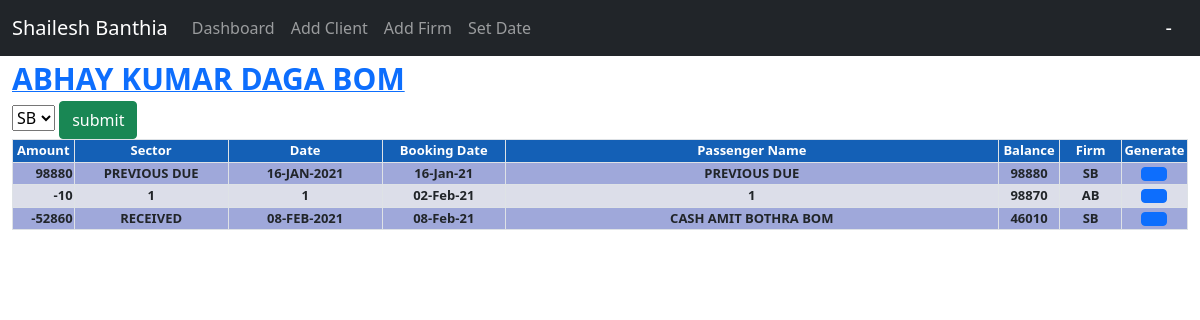
Page /client-ledger/28 on the committed database.
### ledger/models.py (models this page shows, shortened)
class Client(models.Model):
    name = models.CharField(null=False, max_length=255, unique=True)
    class Meta:
        ordering = ['name']

class Trancation(models.Model):
    client = models.ForeignKey(Client, on_delete=models.CASCADE)
    sector = models.CharField(null=False, max_length=100)
    amount = models.IntegerField(null=False)
    remarks = models.TextField(null=True, blank=True)
    date = models.TextField()
    booking_date = models.DateField()
    passenger_list = models.TextField(null=True)
    verifed = models.BooleanField(default=False)
    cleared = models.BooleanField(default=False)
    firm = models.ForeignKey(Firm, on_delete=models.CASCADE, default=1)
    class Meta:
        ordering = ['booking_date']

class Firm(models.Model):
    name = models.CharField(unique=True, null=False, max_length=255)
    abs = models.CharField(null=False, max_length=255, unique=True)
    def __str__(self):
        return "{}".format(self.abs)

### ledger/views.py (the view)
# urls.py: path('client-ledger/<int:id>', views.ledger_of_client,
def ledger_of_client(request, id):
    f = 0
    trancation=trancation = models.Trancation.objects.filter(client_id=id)
    firm = models.Firm.objects.all()
    if request.method == 'POST':
        f = request.POST['firm_selected']
        print(request.POST['firm_selected'])
        trancation = models.Trancation.objects.filter(client_id=id, firm_id=f)
    client = models.Client.objects.get(pk=id)
    balance = 0
    for t in trancation:
        balance += t.amount
        t.bal = balance
    return render(request, 'ledger/ledger_report.html', {
        'tran': trancation,
        'client': client,
        'firm': firm,
        'f': f
    })

### ledger/templates/ledger/ledger_report.html (shortened to what this page needs)
{% extends 'base_template.html' %}
{% block content %}
<div>
<a href="{% url 'add-trancation' id=client.id %}">
    <span style="font-size: 30px; font-weight: bolder;">
        {{ client.name }}
    </span>
</a>
<form method="post" action="{% url 'client-ledger' id=client.id %}">
    <select id='firm' name='firm_selected'>
        {% for fi in firm %}
            {% if f == fi.id %}
            <option value="{{fi.id}}" selected>{{fi.abs}}</option>
            {% else %}
            <option value="{{fi.id}}">{{fi.abs}}</option>
            {% endif %}
        {% endfor%}
    </select>
    <input type="submit" class="btn btn-success" value="submit" />
</form>
</div>
<table style=" padding-bottom: 0px; margin-bottom: 0px; font-weight: bold;"
    class="table table-condensed table-sm table-striped table-bordered table-hover">
    <tr style="color: white;">
        <th style="width: 5%;">Amount</th>
        <th style="width: 12.5%;">Sector</th>
        <th style="width: 12.5%;">Date</th>
        <th style="width: 10%;">Booking Date</th>
        <th style="width: 40%;">Passenger Name</th>
        <th style="width: 5%;">Balance</th>
        <th style="width: 5%;">Firm</th>
        <th style="width: 5%;">Generate</th>
    </tr>
    {% for trancation in tran %}
    <tr>
        <td style="width: 5%; text-align: right">
            {{ trancation.amount }}</td>
        <td style="width: 10%;">{{ trancation.sector }}</td>
        <td style="width: 12%;">{{ trancation.date }}</td>
        <td>{{ trancation.booking_date | date:'d-M-y' }}</td>
        <td>{{ trancation.passenger_list }}</td>
        <td>
            {{ trancation.bal }}
        </td>
        <td>{{ trancation.firm }}</td>
        <td>
            <a class="btn btn-primary" href="{% url 'client-report' id=trancation.id client_id=client.id firm=f %}"></a>
        </td>
    </tr>
    {% endfor %}
</table>
{% endblock %}

### template/base_template.html (shortened to what this page needs)
{% load static %}
<!doctype html>
<html lang="en">
<head>
    <link href="{% static 'css/bootstrap.min.css' %}" rel="stylesheet">
</head>
<body>
<nav class="navbar navbar-expand-lg navbar-dark bg-dark">
    <div class="container-fluid">
        <a class="navbar-brand" href="{% url 'index' %}">Shailesh Banthia</a>
        <div class="collapse navbar-collapse" id="navbarSupportedContent">
            <ul class="navbar-nav me-auto mb-2 mb-lg-0">
                <li class="nav-item">
                    <a class="nav-link" aria-current="page" href="{% url 'index' %}">Dashboard</a>
                </li>
                <li class="nav-item">
                    <a class="nav-link" aria-current="page" href="{% url 'add-client' %}">Add Client</a>
                </li>
                <li class="nav-item">
                    <a class="nav-link" aria-current="page" href="{% url 'create-firm' %}">Add Firm</a>
                </li>
                <li class="nav-item">
                    <a class="nav-link" aria-current="page" href="{% url 'update-date' pk=1 %}">Set Date</a>
                </li>
            </ul>
        </div>
        <a class="navbar-brand" href="{% url 'update-date' pk=1 %}">{{ date.start_date }} - {{ date.end_date }}</a>
    </div>
</nav>
<div class="container-fluid">
    {% block content %}{% endblock %}
</div>
</body>
</html>

### ledger/templates/ledger/ledger_report.html (style rules this page uses)
.table-condensed>thead>tr>th, .table-condensed>tbody>tr>th, .table-condensed>tfoot>tr>th, .table-condensed>thead>tr>td, .table-condensed>tbody>tr>td, .table-condensed>tfoot>tr>td { padding: 1px; font-size: 13px; font-weight: bolder; text-align: center; }
.table-striped>tbody>tr:nth-child(2n+1)>td { font-weight: bolder; background-color: #E8EAF6; }
.table-striped>tbody>tr>th { font-weight: bolder; background-color: #1565C0; }
.table-striped>tbody>tr:nth-child(2n)>td { font-weight: bolder; background-color: #9FA8DA; }

### rows in the picture
Client: name "ABHAY KUMAR DAGA BOM"
Trancation: amount "98880", sector "PREVIOUS DUE", date "16-JAN-2021", booking_date "16-Jan-21", passenger_list "PREVIOUS DUE", bal "98880", firm "SB"
Trancation: amount "-10", sector "1", date "1", booking_date "02-Feb-21", passenger_list "1", bal "98870", firm "AB"
Trancation: amount "-52860", sector "RECEIVED", date "08-FEB-2021", booking_date "08-Feb-21", passenger_list "CASH AMIT BOTHRA BOM", bal "46010", firm "SB"

### other values in the picture
form field firm_selected "SB"
